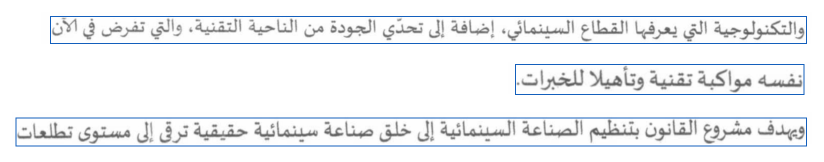
#> input picture arabic_ocr/assets/page_ocr_smoke.png, 1648 x 324 px (shown at 1/2 size)
$ python -i page_layout.py   (imports and definitions only)
#> lines starting #> are read from the running program, lines starting #| are printed output that depends on the picture; after the words box and inside, x2 and y2 are one past the last pixel; in counts of white or black regions, pixels touching at a corner belong together
#> further down, picture is the input picture: PIL image 1648x324 RGB; mean R, G, B 239.3, 241.5, 244.1
"""Projection-based line candidates for clean, single-column printed pages.

Coordinates refer to the EXIF-oriented image. This is a heuristic, not a layout
detector: tables, columns, heavy skew and touching lines require another method.
"""
from __future__ import annotations

import numpy as np
from PIL import Image, ImageOps


def prepare_image(image: Image.Image) -> Image.Image:
    image = ImageOps.exif_transpose(image)
    rgba = image.convert("RGBA")
    background = Image.new("RGBA", rgba.size, "white")
#> background: PIL image 1648x324 RGBA; every value is 255
    return Image.alpha_composite(background, rgba).convert("L")
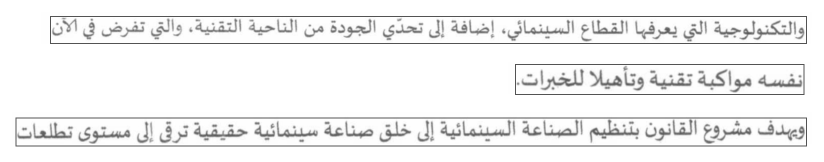
#> returned value: PIL image 1648x324 L (shown at 1/2 size); min 83, max 255, mean 241.1


def otsu_threshold(gray: np.ndarray) -> int:
    histogram = np.bincount(gray.ravel(), minlength=256).astype(np.float64)
#> histogram = 256 values, max 290536 at index 255, min 0 at index 0, mean 2085.8
    weight = histogram.cumsum()
#> weight = 256 values from 0 to 533952
    moment = (histogram * np.arange(256)).cumsum()
#> moment = 256 values from 0 to 128743398
    denominator = weight * (weight[-1] - weight)
#> denominator = 256 values, max 7.07e+10 at index 254, min 0 at index 0, mean 1.38e+10
    score = np.zeros(256)
    valid = denominator > 0
    score[valid] = (moment[-1] * weight[valid] - moment[valid] * weight[-1]) ** 2 / denominator[valid]
    return int(np.clip(score.argmax(), 40, 220))


def detect_line_boxes(image: Image.Image, *, max_gap: int = 2, padding: int = 4) -> list[tuple[int, int, int, int]]:
    if max_gap < 0 or padding < 0:
        raise ValueError("max_gap and padding must be non-negative")
    gray = np.asarray(prepare_image(image))
    ink = gray <= otsu_threshold(gray)
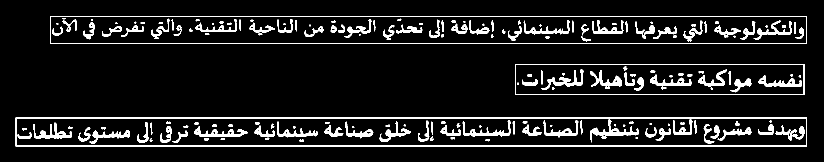
#> ink: shape (324, 1648) bool (shown at 1/2 size); 8.7% white; 184 white regions (31 under 20 px), largest, box (x1, y1, x2, y2) and area: (31, 235, 1614, 293) 6548, (100, 32, 1614, 88) 6264, (1030, 128, 1609, 190) 2548
    row_ink = ink.sum(axis=1)
#> row_ink = 324 values, max 1583 at index 235, min 0 at index 0, mean 142.8
    active = row_ink >= max(3, round(gray.shape[1] * 0.002))
    indices = np.flatnonzero(active)
#> indices = 176 values from 32 to 292
    if not len(indices):
        return []
    cuts = np.flatnonzero(np.diff(indices) > max_gap + 1) + 1
#> cuts = [56, 118]
    bands = [(int(group[0]), int(group[-1]) + 1) for group in np.split(indices, cuts)]
#> bands = [(32, 88), (128, 190), (235, 293)]
    # Attach small diacritic bands to a nearby body, preserving Arabic dots.
    bodies = [bottom - top for top, bottom in bands if bottom - top >= 5]
#> bodies = [56, 62, 58]
    body_height = float(np.median(bodies)) if bodies else 0
#> body_height = 58
    if body_height:
        while len(bands) > 1:
            candidates = []
            for i in range(len(bands) - 1):
                first, second = bands[i:i + 2]
                gap = second[0] - first[1]
                small = min(first[1] - first[0], second[1] - second[0]) <= max(2, body_height * 0.3)
                if small and gap <= max(3, body_height * 0.65):
                    candidates.append((gap, i))
            if not candidates:
                break
            _, i = min(candidates)
            bands[i:i + 2] = [(bands[i][0], bands[i + 1][1])]
#> this loop made 1 pass
    boxes = []
    for i, (top, bottom) in enumerate(bands):
        if bottom - top < 2:
            continue
        cols = np.flatnonzero(ink[top:bottom].sum(axis=0) >= 2)
        if not len(cols):
            continue
        lower = 0 if i == 0 else (bands[i - 1][1] + top) // 2
        upper = gray.shape[0] if i + 1 == len(bands) else (bottom + bands[i + 1][0]) // 2
        boxes.append((max(0, int(cols[0]) - padding), max(lower, top - padding),
                      min(gray.shape[1], int(cols[-1]) + 1 + padding), min(upper, bottom + padding)))
#> this loop made 3 passes
#> (top, bottom, lower, upper) on passes 1 to 3: (32, 88, 0, 108), (128, 190, 108, 212), (235, 293, 212, 324)
#> after the loop, boxes = [(96, 28, 1618, 92), (1026, 124, 1613, 194), (27, 231, 1618, 297)]
    return boxes

>>> from PIL import Image
>>> picture = Image.open('assets/page_ocr_smoke.png')
>>> result = detect_line_boxes(picture)
#> result has the same summary as boxes in detect_line_boxes

$ run again, on arabic_ocr/assets/validation_training_curves.png
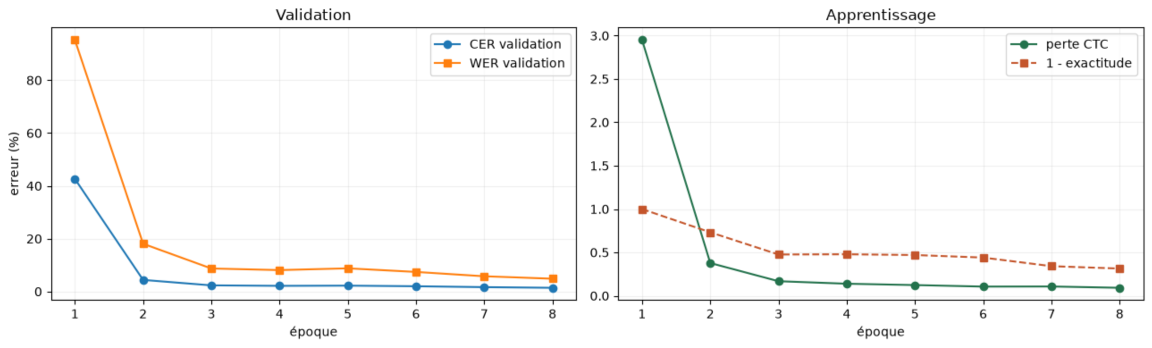
#> input picture arabic_ocr/assets/validation_training_curves.png, 1152 x 348 px
#> picture is the input picture: PIL image 1152x348 RGBA; mean R, G, B, A 248.8, 248.6, 248, 254.8
#> background: PIL image 1152x348 RGBA; every value is 255
#> in prepare_image, `return Image.alpha_composite(background, rgba).convert("L")`:
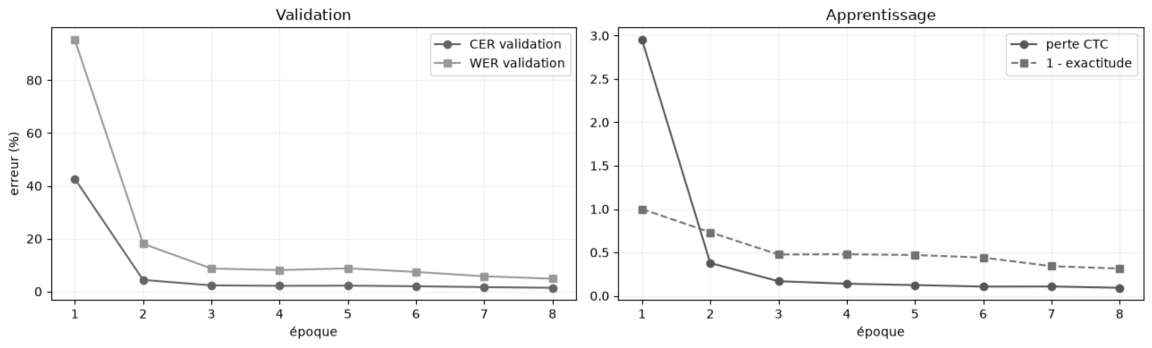
#> returned value: PIL image 1152x348 L; min 9, max 255, mean 248.6
#> histogram = 256 values, max 333630 at index 255, min 0 at index 0, mean 1566
#> weight = 256 values from 0 to 400896
#> moment = 256 values from 0 to 99647730
#> denominator = 256 values, max 2.24e+10 at index 254, min 0 at index 0, mean 3.83e+09
#> in detect_line_boxes, `ink = gray <= otsu_threshold(gray)`:
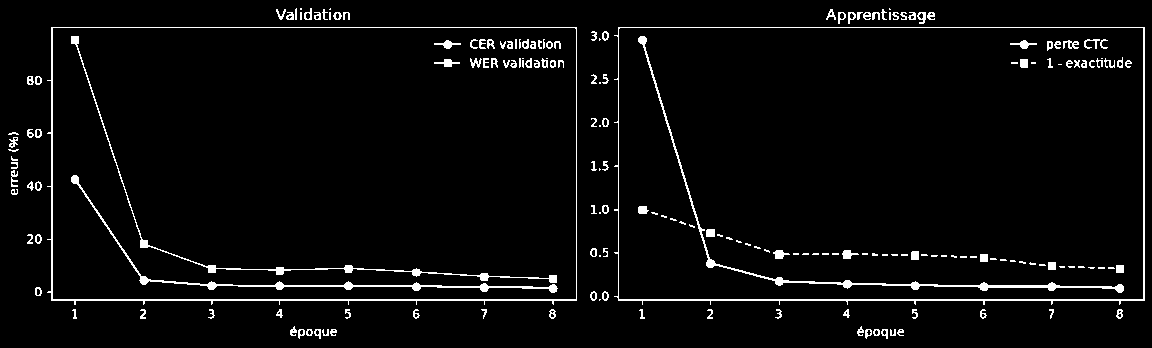
#> ink: shape (348, 1152) bool; 3.8% white in thin lines or dots
#> row_ink = 348 values, max 1065 at index 299, min 0 at index 0, mean 44.07
#> indices = 316 values from 8 to 338
#> cuts = [16, 294, 304]
#> bands = [(8, 24), (27, 305), (309, 319), (327, 339)]
#> bodies = [16, 278, 10, 12]
#> body_height = 14
#> the loop in detect_line_boxes, `while len(bands) > 1:` made 1 pass
#> the loop in detect_line_boxes, `for i, (top, bottom) in enumerate(bands):` made 4 passes
#> (top, bottom, lower, upper) on passes 1 to 4: (8, 24, 0, 25), (27, 305, 25, 307), (309, 319, 307, 323), (327, 339, 323, 348)
#> after the loop in detect_line_boxes, `for i, (top, bottom) in enumerate(bands):`: boxes = [(272, 4, 939, 25), (4, 25, 1149, 307), (69, 307, 1127, 323), (286, 323, 908, 343)]
#> result has the same summary as boxes in detect_line_boxes
